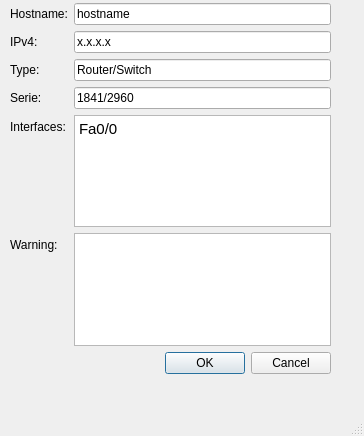
<?xml version="1.0" encoding="UTF-8"?>
<ui version="4.0">
 <class>DeviceWindow</class>
 <widget class="QMainWindow" name="DeviceWindow">
  <property name="geometry">
   <rect>
    <x>0</x>
    <y>0</y>
    <width>364</width>
    <height>436</height>
   </rect>
  </property>
  <property name="windowTitle">
   <string>Create Router/Switch</string>
  </property>
  <widget class="QWidget" name="centralwidget">
   <widget class="QWidget" name="widget" native="true">
    <property name="geometry">
     <rect>
      <x>10</x>
      <y>0</y>
      <width>341</width>
      <height>401</height>
     </rect>
    </property>
    <widget class="QWidget" name="formLayoutWidget">
     <property name="geometry">
      <rect>
       <x>0</x>
       <y>3</y>
       <width>321</width>
       <height>371</height>
      </rect>
     </property>
     <layout class="QFormLayout" name="formLayout">
      <property name="fieldGrowthPolicy">
       <enum>QFormLayout::AllNonFixedFieldsGrow</enum>
      </property>
      <item row="0" column="0">
       <widget class="QLabel" name="labelHostname">
        <property name="text">
         <string>Hostname:</string>
        </property>
       </widget>
      </item>
      <item row="0" column="1">
       <widget class="QLineEdit" name="lineHostname">
        <property name="text">
         <string>hostname</string>
        </property>
       </widget>
      </item>
      <item row="1" column="0">
       <widget class="QLabel" name="labelIP">
        <property name="text">
         <string>IPv4:</string>
        </property>
       </widget>
      </item>
      <item row="1" column="1">
       <widget class="QLineEdit" name="lineIP">
        <property name="text">
         <string>x.x.x.x</string>
        </property>
       </widget>
      </item>
      <item row="2" column="0">
       <widget class="QLabel" name="labelType">
        <property name="text">
         <string>Type:</string>
        </property>
       </widget>
      </item>
      <item row="2" column="1">
       <widget class="QLineEdit" name="lineType">
        <property name="text">
         <string>Router/Switch</string>
        </property>
       </widget>
      </item>
      <item row="4" column="0">
       <widget class="QLabel" name="labelType_2">
        <property name="text">
         <string>Serie:</string>
        </property>
       </widget>
      </item>
      <item row="4" column="1">
       <widget class="QLineEdit" name="lineSerie">
        <property name="text">
         <string>1841/2960</string>
        </property>
       </widget>
      </item>
      <item row="5" column="0">
       <widget class="QLabel" name="labelInterfaces">
        <property name="text">
         <string>Interfaces:</string>
        </property>
       </widget>
      </item>
      <item row="8" column="1">
       <widget class="QDialogButtonBox" name="buttonBox">
        <property name="standardButtons">
         <set>QDialogButtonBox::Cancel|QDialogButtonBox::Ok</set>
        </property>
       </widget>
      </item>
      <item row="6" column="0">
       <widget class="QLabel" name="labelWarning">
        <property name="text">
         <string>Warning:</string>
        </property>
       </widget>
      </item>
      <item row="6" column="1">
       <widget class="QTextEdit" name="textWarning"/>
      </item>
      <item row="5" column="1">
       <widget class="QTextEdit" name="textEditInterfaces">
        <property name="html">
         <string>&lt;!DOCTYPE HTML PUBLIC &quot;-//W3C//DTD HTML 4.0//EN&quot; &quot;http://www.w3.org/TR/REC-html40/strict.dtd&quot;&gt;
&lt;html&gt;&lt;head&gt;&lt;meta name=&quot;qrichtext&quot; content=&quot;1&quot; /&gt;&lt;style type=&quot;text/css&quot;&gt;
p, li { white-space: pre-wrap; }
&lt;/style&gt;&lt;/head&gt;&lt;body style=&quot; font-family:'Ubuntu'; font-size:11pt; font-weight:400; font-style:normal;&quot;&gt;
&lt;p style=&quot; margin-top:0px; margin-bottom:0px; margin-left:0px; margin-right:0px; -qt-block-indent:0; text-indent:0px;&quot;&gt;Fa0/0&lt;/p&gt;&lt;/body&gt;&lt;/html&gt;</string>
        </property>
       </widget>
      </item>
     </layout>
    </widget>
   </widget>
  </widget>
  <widget class="QMenuBar" name="menubar">
   <property name="geometry">
    <rect>
     <x>0</x>
     <y>0</y>
     <width>364</width>
     <height>25</height>
    </rect>
   </property>
  </widget>
  <widget class="QStatusBar" name="statusbar"/>
 </widget>
 <resources/>
 <connections/>
</ui>
